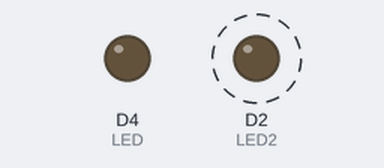
The sketch below on a simulated ESP8266 (NodeMCU). Shown: output pins drawn as LEDs (lit = HIGH). Dashed ring = blinking.

Above: at 0.5 s.
Timing chart, 0 to 4.6 s (numbered marks = the images above):
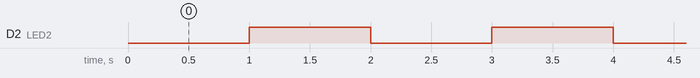

Measured:
- by itself, D2 (LED2): alternates HIGH for 1.0 s and LOW for 1.0 s

The sketch:

ESP8266_PowerBulb.ino
```cpp
/*
ESP8266 Blink
Blink the blue LED on the ESP8266 module
Board: NodeMCU 1.0 ESP-12E Module
*/

#define LED 2 //Define blinking LED pin
#define LED2 D2 //LED at GP104 D2

void setup() {
  pinMode(LED, OUTPUT); // Initialize the LED pin as an output
  pinMode(LED2, OUTPUT);

  digitalWrite(LED, LOW); // Turn the LED on (Note that LOW is the voltage level) - Leave it on
}
// the loop function runs over and over again forever
void loop() {

  digitalWrite(LED2, LOW); // Turn the LED on (Note that LOW is the voltage level)
  delay(1000); // Wait
  digitalWrite(LED2, HIGH); // Turn the LED on (Note that LOW is the voltage level)
  delay(1000); // Wait
}
```
